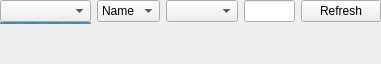
<?xml version="1.0" encoding="UTF-8"?>
<ui version="4.0">
 <class>YubiKeyEditWidget</class>
 <widget class="QWidget" name="YubiKeyEditWidget">
  <property name="geometry">
   <rect>
    <x>0</x>
    <y>0</y>
    <width>381</width>
    <height>64</height>
   </rect>
  </property>
  <layout class="QVBoxLayout" name="verticalLayout">
   <property name="leftMargin">
    <number>0</number>
   </property>
   <property name="topMargin">
    <number>0</number>
   </property>
   <property name="rightMargin">
    <number>0</number>
   </property>
   <property name="bottomMargin">
    <number>0</number>
   </property>
   <item>
    <layout class="QGridLayout" name="gridLayout_4">
     <property name="verticalSpacing">
      <number>0</number>
     </property>
     <item row="0" column="4">
      <widget class="QPushButton" name="buttonRedetectYubikey">
       <property name="accessibleName">
        <string>Refresh hardware tokens</string>
       </property>
       <property name="text">
        <string>Refresh</string>
       </property>
      </widget>
     </item>
     <item row="0" column="0">
      <widget class="QComboBox" name="comboChallengeResponse">
       <property name="sizePolicy">
        <sizepolicy hsizetype="Expanding" vsizetype="Fixed">
         <horstretch>0</horstretch>
         <verstretch>0</verstretch>
        </sizepolicy>
       </property>
       <property name="accessibleName">
        <string>Hardware key slot selection</string>
       </property>
      </widget>
     </item>
     <item row="1" column="0">
      <widget class="QProgressBar" name="yubikeyProgress">
       <property name="maximumSize">
        <size>
         <width>16777215</width>
         <height>2</height>
        </size>
       </property>
       <property name="maximum">
        <number>0</number>
       </property>
       <property name="value">
        <number>-1</number>
       </property>
       <property name="textVisible">
        <bool>false</bool>
       </property>
      </widget>
     </item>
     <item row="0" column="1">
      <widget class="QComboBox" name="ledgerKeyTypeCombo">
       <item>
        <property name="text">
         <string>Name</string>
        </property>
       </item>
       <item>
        <property name="text">
         <string>Slot</string>
        </property>
       </item>
      </widget>
     </item>
     <item row="0" column="2">
      <widget class="QComboBox" name="ledgerKeySlotCombo"/>
     </item>
     <item row="0" column="3">
      <widget class="QLineEdit" name="ledgerKeyLineEdit"/>
     </item>
    </layout>
   </item>
   <item>
    <spacer name="verticalSpacer">
     <property name="orientation">
      <enum>Qt::Vertical</enum>
     </property>
     <property name="sizeHint" stdset="0">
      <size>
       <width>20</width>
       <height>0</height>
      </size>
     </property>
    </spacer>
   </item>
  </layout>
 </widget>
 <tabstops>
  <tabstop>comboChallengeResponse</tabstop>
  <tabstop>buttonRedetectYubikey</tabstop>
 </tabstops>
 <resources/>
 <connections/>
</ui>
